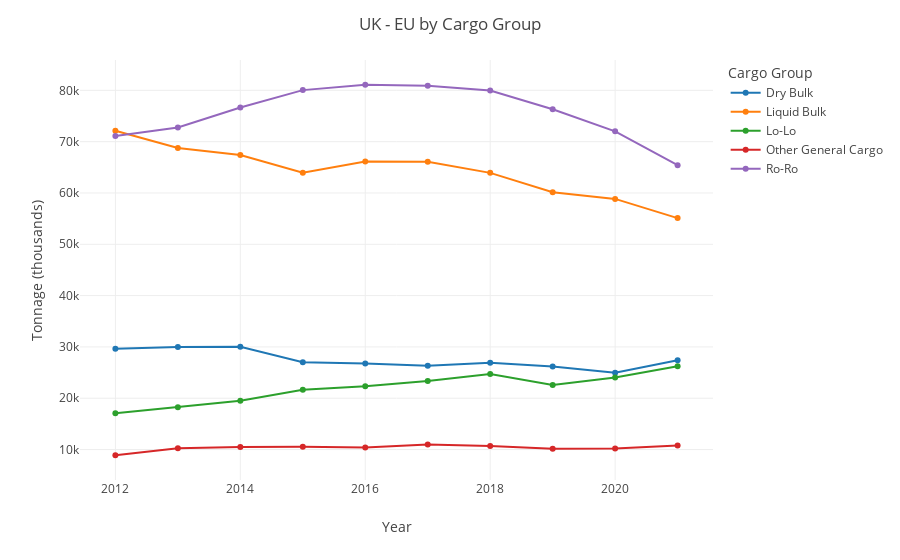

Notebook source saved alongside this figure:
### Markdown cell above
<b>Effect on Major Cargoes</b>

We want to look deeper into the effect of brexit to various cargo types traded between UK and EU to answer the <b>Sub Question 4</b>. First, we are going to plot the volume distribution of cargo types traded between UK and EU as follows.

### Code cell
#We filter data to only between UK and EU and group it by cargo type
df_EU = df.loc[df['Region'] == 'All European Union']
df_EU = df_EU.groupby(['Year', 'Cargo Group']).sum()
df_EU = df_EU.reset_index()

#Standard plot using line chart
fig = px.line(df_EU, x='Year', y='Tonnage (thousands)', color='Cargo Group', markers='Cargo Group', template='none')
fig.update_layout(title = 'UK - EU by Cargo Group', autosize=False)
fig.show()

### Figure 1 — Plotly figure (JSON) as saved in the notebook; plotly's stock layout.template omitted (floating-point values rounded to 4 significant figures)
{"data": [{"hovertemplate": "Cargo Group=Dry Bulk<br>Year=%{x}<br>Tonnage (thousands)=%{y}<extra></extra>", "legendgroup": "Dry Bulk", "line": {"color": "#1F77B4", "dash": "solid"}, "marker": {"symbol": "circle"}, "mode": "markers+lines", "name": "Dry Bulk", "orientation": "v", "showlegend": true, "type": "scatter", "x": [2012, 2013, 2014, 2015, 2016, 2017, 2018, 2019, 2020, 2021], "xaxis": "x", "y": [29627, 29987, 30033, 27010, 26783, 26331, 26900, 26173, 24989, 27420.0], "yaxis": "y"}, {"hovertemplate": "Cargo Group=Liquid Bulk<br>Year=%{x}<br>Tonnage (thousands)=%{y}<extra></extra>", "legendgroup": "Liquid Bulk", "line": {"color": "#FF7F0E", "dash": "solid"}, "marker": {"symbol": "circle"}, "mode": "markers+lines", "name": "Liquid Bulk", "orientation": "v", "showlegend": true, "type": "scatter", "x": [2012, 2013, 2014, 2015, 2016, 2017, 2018, 2019, 2020, 2021], "xaxis": "x", "y": [72130, 68782, 67408, 63954, 66135, 66072, 63917, 60143, 58842, 55100.0], "yaxis": "y"}, {"hovertemplate": "Cargo Group=Lo-Lo<br>Year=%{x}<br>Tonnage (thousands)=%{y}<extra></extra>", "legendgroup": "Lo-Lo", "line": {"color": "#2CA02C", "dash": "solid"}, "marker": {"symbol": "circle"}, "mode": "markers+lines", "name": "Lo-Lo", "orientation": "v", "showlegend": true, "type": "scatter", "x": [2012, 2013, 2014, 2015, 2016, 2017, 2018, 2019, 2020, 2021], "xaxis": "x", "y": [17077, 18265, 19518, 21641, 22326, 23376, 24706, 22579, 24049, 26240.0], "yaxis": "y"}, {"hovertemplate": "Cargo Group=Other General Cargo<br>Year=%{x}<br>Tonnage (thousands)=%{y}<extra></extra>", "legendgroup": "Other General Cargo", "line": {"color": "#D62728", "dash": "solid"}, "marker": {"symbol": "circle"}, "mode": "markers+lines", "name": "Other General Cargo", "orientation": "v", "showlegend": true, "type": "scatter", "x": [2012, 2013, 2014, 2015, 2016, 2017, 2018, 2019, 2020, 2021], "xaxis": "x", "y": [8889, 10234, 10516, 10545, 10422, 10983, 10669, 10134, 10228, 10810.0], "yaxis": "y"}, {"hovertemplate": "Cargo Group=Ro-Ro<br>Year=%{x}<br>Tonnage (thousands)=%{y}<extra></extra>", "legendgroup": "Ro-Ro", "line": {"color": "#9467BD", "dash": "solid"}, "marker": {"symbol": "circle"}, "mode": "markers+lines", "name": "Ro-Ro", "orientation": "v", "showlegend": true, "type": "scatter", "x": [2012, 2013, 2014, 2015, 2016, 2017, 2018, 2019, 2020, 2021], "xaxis": "x", "y": [71080, 72759, 76644, 80043, 81089, 80870, 79967, 76306, 72009, 65410.0], "yaxis": "y"}], "layout": {"autosize": false, "legend": {"title": {"text": "Cargo Group"}, "tracegroupgap": 0}, "margin": {"t": 60}, "title": {"text": "UK - EU by Cargo Group"}, "xaxis": {"anchor": "y", "domain": [0, 1], "title": {"text": "Year"}}, "yaxis": {"anchor": "x", "domain": [0, 1], "title": {"text": "Tonnage (thousands)"}}}}
